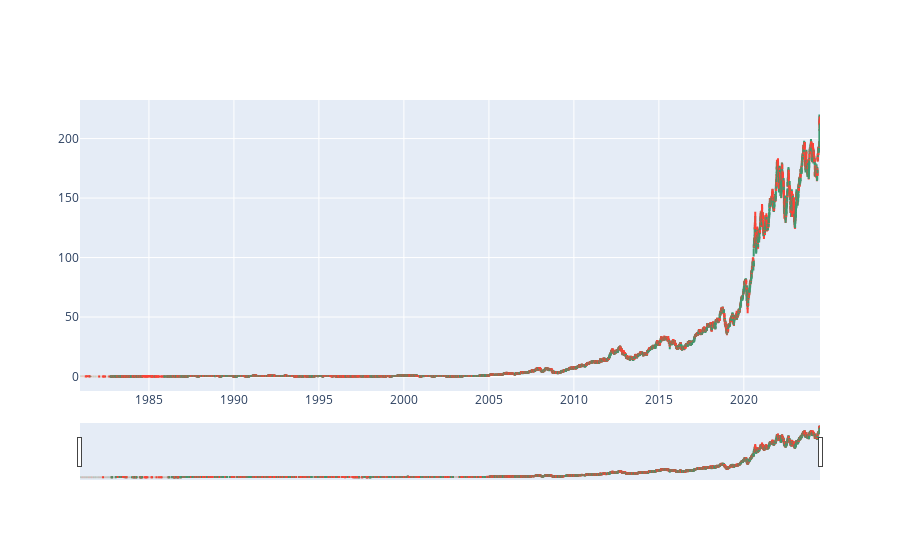

The notebook cell this image was saved under:
### Code cell
apple_ticker = yf.Ticker("AAPL")
apple_hist = apple_ticker.history(period="max")
plt.plot(apple_hist["Close"], label="AAPL")

# candlestick plot
import plotly.graph_objects as go
fig = go.Figure(data=[go.Candlestick(x=apple_hist.index,
                open=apple_hist['Open'],
                high=apple_hist['High'],
                low=apple_hist['Low'],
                close=apple_hist['Close'])])
fig.show()

### Figure 1 — Plotly figure (JSON) as saved in the notebook; plotly's stock layout.template omitted (floating-point values rounded to 4 significant figures; data arrays with more than 128 entries replaced by an {"elided": "..."} marker saying what was removed)
{"data": [{"close": {"elided": "10973 float values"}, "high": {"elided": "10973 float values"}, "low": {"elided": "10973 float values"}, "open": {"elided": "10973 float values"}, "type": "candlestick", "x": {"elided": "10973 str values"}}], "layout": {}}
